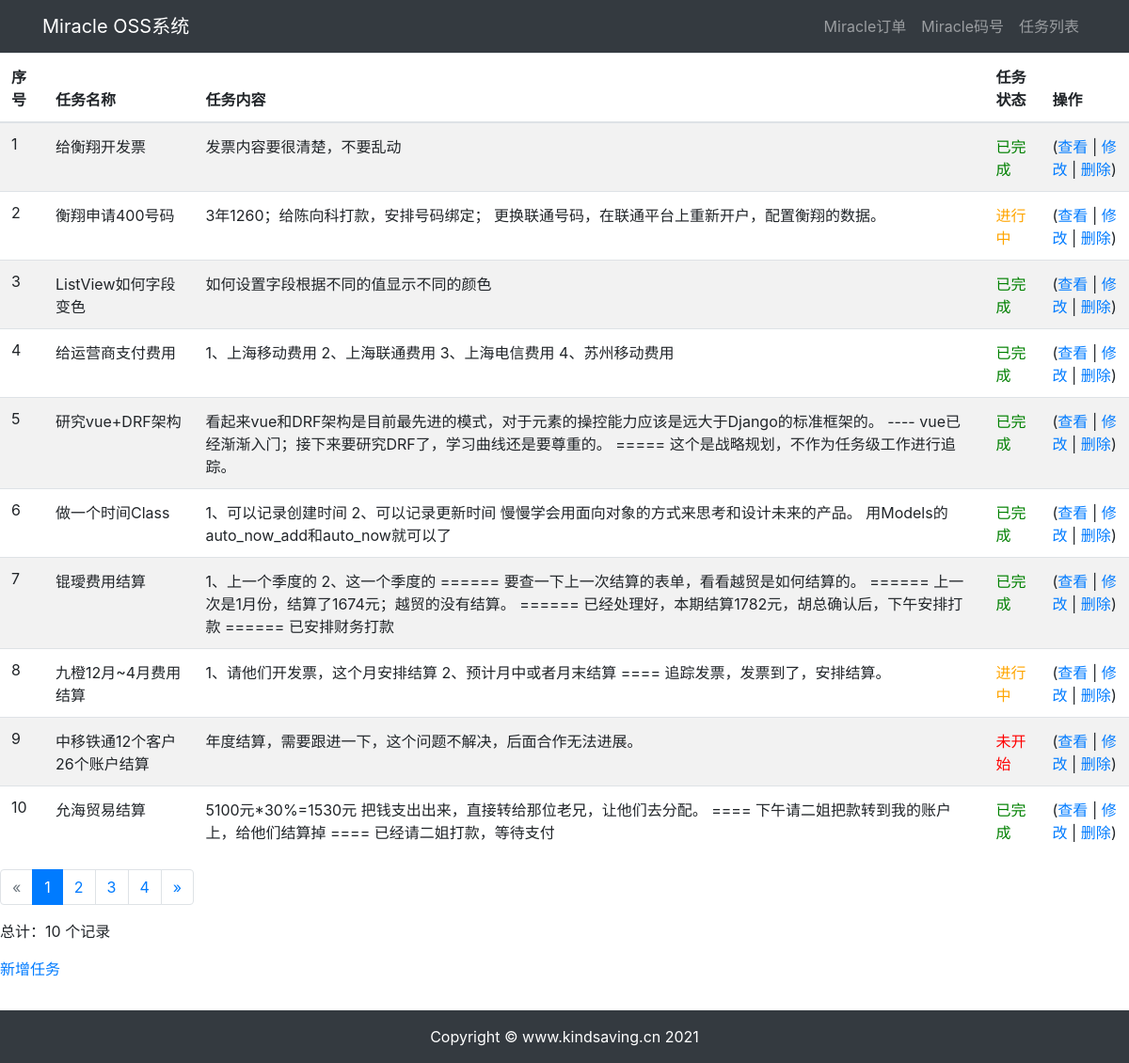
/tasks/, run on the app's committed database.
### tasks/models.py (models this page shows)
class Task(models.Model):
    tasktype = models.CharField(verbose_name='任务类型', default='账务管理', max_length=8, choices=Tasktype.choices)
    name = models.CharField(verbose_name="任务名称", max_length=65, unique=True)
    content = models.TextField(verbose_name="任务内容", default=" ")
    status = models.CharField(verbose_name="状态", max_length=8, choices=Status.choices)
    createdtime = models.DateTimeField(auto_now_add=True)
    updatedtime = models.DateTimeField(auto_now=True)
    def short_content(self):
        if len(str(self.content)) > 60:
            return '{}...'.format(str(self.content)[0:60])
        else:
            return str(self.content)
    short_content.short_description = u"内容"
    def colored_status(self):
        if self.status == '已完成':
            color_code = 'green'
        elif self.status == '进行中':
            color_code = 'orange'
        else:
            color_code = 'red'
        return format_html(
            '<span style="color: {};">{}</span>',
            color_code,
            self.status,
        )
    colored_status.short_description = u"状态"
    class Meta:
        verbose_name_plural = 'Miracle任务'

### tasks/views.py (the view)
# urls.py: path('', views.TaskListView.as_view(), name='task_list'),
class TaskListView(ListView):
    model = Task
    context_object_name = 'tasks'
    paginate_by = 10

### tasks/templates/tasks/task_list.html (shortened to what this page needs)
{% extends "base.html" %}
{% block content %}
{% load widget_tweaks %}
<table class="table table-striped">
    <thead>
        <tr>
            <th>序号</th>
            <th>任务名称</th>
            <th>任务内容</th>
            <th data-formatter="displaycolor"><span>任务状态</span></th>
            <th>操作</th>
        </tr>
    </thead>
    <tbody>
{% for task in tasks %}
        <tr>
            <td>
{{ forloop.counter }}
            </td>
            <td>
{{ task.name }}
            </td>
            <td>
{{ task.content }}
            </td>
            {% if task.get_status_display == "未开始" %}
            <td style="color: red">
            {%elif task.get_status_display == "进行中" %}
            <td style="color: orange">
            {%elif task.get_status_display == "已完成" %}
            <td style="color: green">
            {% else %}
            <td>
            {%endif%}
                <span>{{ task.get_status_display }}</span>
            </td>
            <td>
         (<a href="{% url 'tasks:task_detail' task.id %}">查看</a> | <a href="{% url 'tasks:task_update' task.id %}">修改</a> |
         <a href="{% url 'tasks:task_delete' task.id %}">删除</a>)
            </td>
{% endfor %}
        </tr>
    </tbody>
</table>
{% if is_paginated %}
     <ul class="pagination">
{% if page_obj.has_previous %}
         <li class="page-item"><a class="page-link" href="?page={{page_obj.previous_page_number}}">&laquo;</a></li>
{% else %}
         <li class="page-item disabled"><span class="page-link">&laquo;</span></li>
{% endif %}
         {% for i in paginator.page_range %}
         {% if page_obj.number == i %}
         <li class="page-item active"><span class="page-link"> {{ i }} <span class="sr-only">(current)</span></span></li>
{% else %}
               <li class="page-item"><a class="page-link" href="?page={{ i }}">{{ i }}</a></li>
{% endif %}
         {% endfor %}
         {% if page_obj.has_next %}
         <li class="page-item"><a class="page-link" href="?page={{ page_obj.next_page_number }}">&raquo;</a></li>
{% else %}
         <li class="page-item disabled"><span class="page-link">&raquo;</span></li>
{% endif %}
     </ul>
{% endif %}
<p>总计：{{tasks.count}} 个记录</p>
 <p> <a href="{% url 'tasks:task_create' %}">新增任务</a></p>
{% endblock content %}

### data on the page
Task: name "给衡翔开发票", content "发票内容要很清楚，不要乱动", status "已完成"
Task: name "衡翔申请400号码", content "3年1260；给陈向科打款，安排号码绑定； 更换联通号码，在联通平台上重新开户，配置衡翔的数据。", status "进行中"
Task: name "ListView如何字段变色", content "如何设置字段根据不同的值显示不同的颜色", status "已完成"
Task: name "给运营商支付费用", content "1、上海移动费用 2、上海联通费用 3、上海电信费用 4、苏州移动费用", status "已完成"
Task: name "研究vue+DRF架构", content "看起来vue和DRF架构是目前最先进的模式，对于元素的操控能力应该是远大于Django的标准框架的。 ---- vue已经渐渐入门；接下来要研究DRF了，学习曲线还是要尊重的。 ===== 这个是战略规划，不作为任务级工作进行追踪。", status "已完成"
Task: name "做一个时间Class", content "1、可以记录创建时间 2、可以记录更新时间 慢慢学会用面向对象的方式来思考和设计未来的产品。 用Models的auto_now_add和auto_now就可以了", status "已完成"
Task: name "锟璦费用结算", content "1、上一个季度的 2、这一个季度的 ====== 要查一下上一次结算的表单，看看越贸是如何结算的。 ====== 上一次是1月份，结算了1674元；越贸的没有结算。 ====== 已经处理好，本期结算1782元，胡总确认后，下午安排打款 ====== 已安排财务打款", status "已完成"
Task: name "九橙12月~4月费用结算", content "1、请他们开发票，这个月安排结算 2、预计月中或者月末结算 ==== 追踪发票，发票到了，安排结算。", status "进行中"
Task: name "中移铁通12个客户26个账户结算", content "年度结算，需要跟进一下，这个问题不解决，后面合作无法进展。", status "未开始"
Task: name "允海贸易结算", content "5100元*30%=1530元 把钱支出出来，直接转给那位老兄，让他们去分配。 ==== 下午请二姐把款转到我的账户上，给他们结算掉 ==== 已经请二姐打款，等待支付", status "已完成"

### other printed values
{{ i }} "1"
{{ i }} "2" "3" "4"
{{ tasks.count }} "10"
